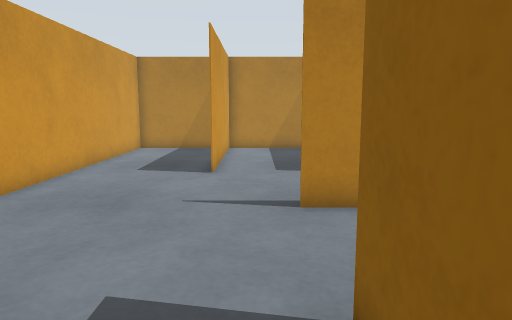
[1] (above)

12 first-person views from a walk through a Gazebo world. The camera is 0.44 m above the floor, tilts 8° down and sees 70° across. The floor is counted in squares, 0.2 m on a side. Each view is taken from the middle of a square. On the plan, view 1 faces up. The plan holds only what a view shows up to about 20 squares ahead; the rest is blank.

[2]
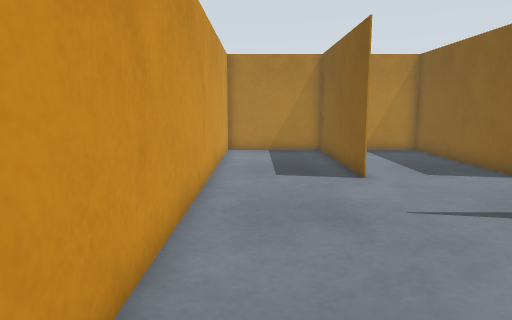

[3]
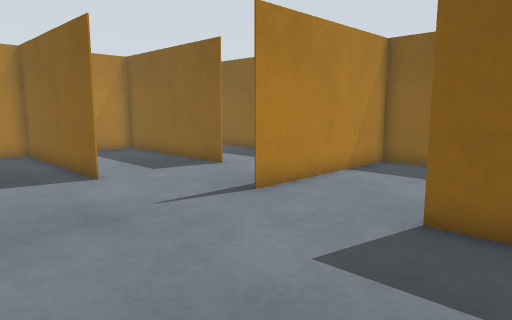

[4]
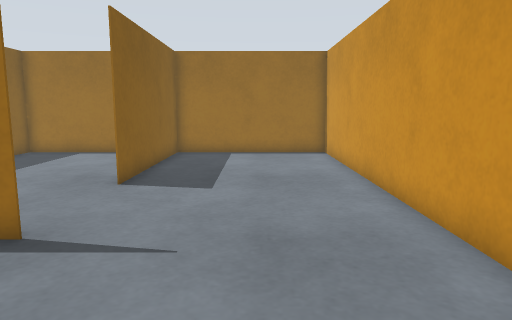

[5]
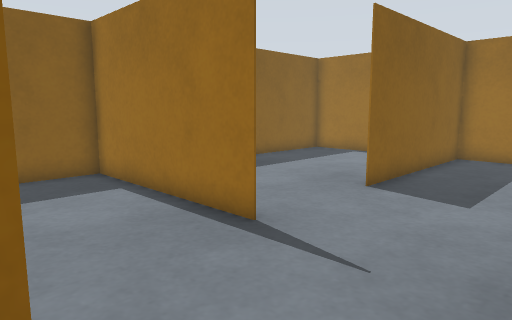

[6]
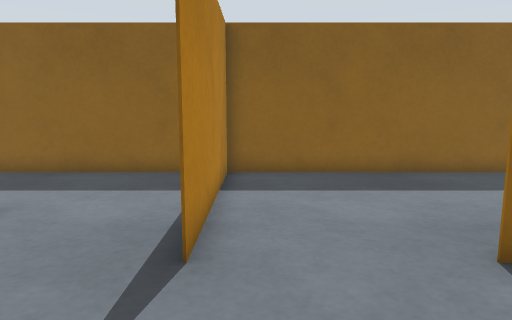

[7]
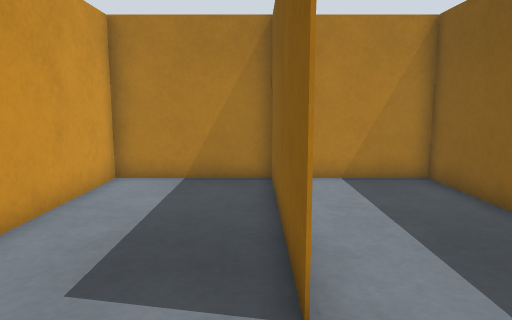

[8]
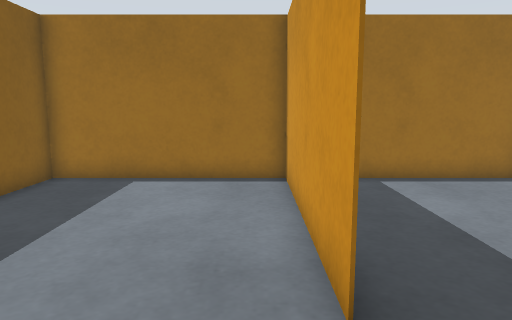

[9]
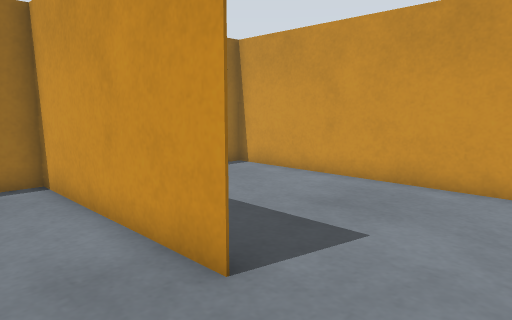

[10]
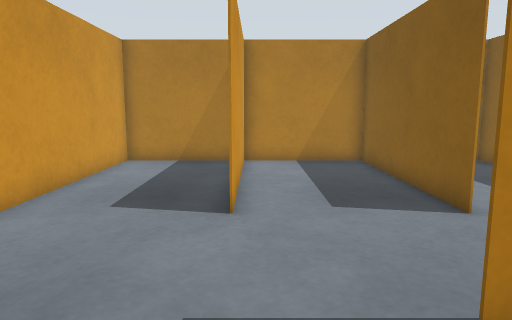

[11]
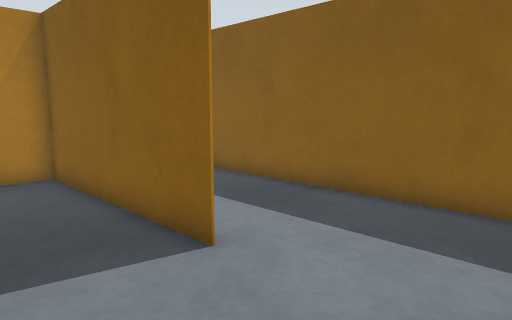

[12]
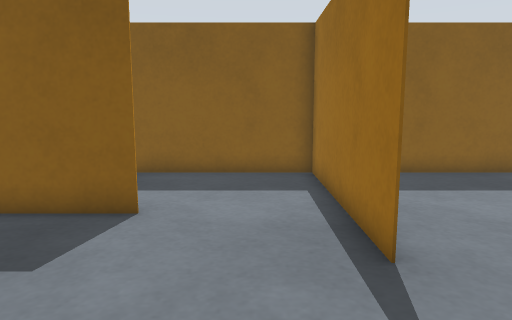

### Floor plan
Ten units are one square. View 1 is at (0, 0); x grows to the right and y downward. Boxes are objects, and circles mark ways between rooms. Rooms are numbered by the first view taken in them; rooms with no view inside come last. Other rooms are left out.
<svg viewBox="-70 -210 161 261">
<path fill="none" stroke="#000" d="M9 -80 36 -80M-15 -124 -15 -205 -15 -125M35 -124 35 -205M40 -205 -65 -205 -65 45 10 45M10 46 10 -35M10 -36 10 45 85 45 85 -80M86 -80 10 -80M36 -80 85 -80 85 -205 40 -205"/>
<circle cx="10" cy="-55" r="3" fill="#2a7"/>
<circle cx="40" cy="-105" r="3" fill="#2a7"/>
<text x="-20" y="-90">1</text>
<text x="50" y="-20">2</text>
<text x="60" y="-140">3</text>
</svg>
Room 1 opens to room 2. Room 1 opens to room 3.

Where each view was taken, in squares from view 1:
view 1: 0 up, 0 right, facing up
view 2: 1 up, 5 left, facing up
view 3: 1 up, 6 left, facing up-right
view 4: 14 up, 3 left, facing down
view 5: 13 up, 4 left, facing down-right
view 6: 7 up, 4 left, facing right
view 7: 9 up, 3 right, facing up
view 8: 7 up, 2 right, facing down
view 9: 7 up, 4 right, facing down-left
view 10: 5 up, 1 left, facing up
view 11: 8 up, 0 right, facing up-right
view 12: 10 up, 4 left, facing right
